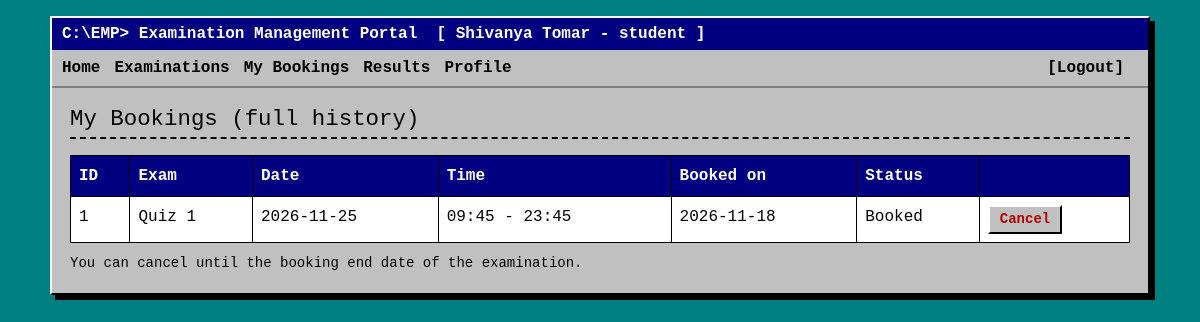
/student/bookings (signed in), run on the app's committed database.
### models.py (models this page shows, shortened)
class Booking(db.Model):
    id = db.Column(db.Integer, primary_key=True)
    student_id = db.Column(db.Integer, db.ForeignKey("user.id"), nullable=False)
    slot_id = db.Column(db.Integer, db.ForeignKey("slot.id"), nullable=False)
    exam_id = db.Column(db.Integer, db.ForeignKey("exam.id"), nullable=False)
    booking_date = db.Column(db.Date, default=date.today)
    status = db.Column(db.String(20), default="Booked")       # Booked / Cancelled / Completed
    total = db.Column(db.Float)
    remarks = db.Column(db.String(500))
    student = db.relationship("User")
    slot = db.relationship("Slot", backref="bookings")
    exam = db.relationship("Exam")

class Exam(db.Model):
    id = db.Column(db.Integer, primary_key=True)
    course_id = db.Column(db.Integer, db.ForeignKey("course.id"), nullable=False)
    examiner_id = db.Column(db.Integer, db.ForeignKey("user.id"))
    name = db.Column(db.String(100), nullable=False)
    exam_type = db.Column(db.String(30), nullable=False)
    duration = db.Column(db.Integer, nullable=False)
    max_marks = db.Column(db.Integer, nullable=False)
    slot_start = db.Column(db.Date, nullable=False)
    slot_end = db.Column(db.Date, nullable=False)
    book_start = db.Column(db.Date, nullable=False)
    book_end = db.Column(db.Date, nullable=False)
    status = db.Column(db.String(20), default="Draft")
    course = db.relationship("Course", backref="exams")
    examiner = db.relationship("User")

class Slot(db.Model):
    id = db.Column(db.Integer, primary_key=True)
    exam_id = db.Column(db.Integer, db.ForeignKey("exam.id"), nullable=False)
    examiner_id = db.Column(db.Integer, db.ForeignKey("user.id"), nullable=False)
    slot_date = db.Column(db.Date, nullable=False)
    start_time = db.Column(db.String(5), nullable=False)      # hour:min
    end_time = db.Column(db.String(5), nullable=False)
    capacity = db.Column(db.Integer, nullable=False)
    status = db.Column(db.String(20), default="Available")
    exam = db.relationship("Exam", backref="slots")
    examiner = db.relationship("User")

### routes/student.py (the view)
@student.route("/bookings")
@login_required("student")
def bookings():
    mine = Booking.query.filter_by(student_id=me()).order_by(Booking.id.desc()).all()
    return render_template("student/bookings.html", bookings=mine)

### app.py (called while the page is built)
@app.context_processor
def inject_user():
    return {"role": session.get("role"), "user_name": session.get("name")}

### helpers.py (called while the page is built)
def login_required(role):
    def decorator(page):
        @wraps(page)
        def wrapper(*args, **kwargs):
            if session.get("role") != role:
                flash("Please log in with the correct account.")
                return redirect(url_for("auth.login"))
            return page(*args, **kwargs)
        return wrapper
    return decorator

### routes/student.py (called while the page is built)
def me():
    return session["user_id"]

### templates/student/bookings.html
{% extends "base.html" %}
{% block content %}
<h2>My Bookings (full history)</h2>
<table class="table table-bordered">
  <tr><th>ID</th><th>Exam</th><th>Date</th><th>Time</th><th>Booked on</th><th>Status</th><th></th></tr>
  {% for b in bookings %}
  <tr>
    <td>{{ b.id }}</td><td>{{ b.exam.name }}</td><td>{{ b.slot.slot_date }}</td>
    <td>{{ b.slot.start_time }} - {{ b.slot.end_time }}</td><td>{{ b.booking_date }}</td>
    <td>{{ b.status }}</td>
    <td>
      {% if b.status == 'Booked' %}
      <form method="post" action="{{ url_for('student.cancel', id=b.id) }}">
        <button class="btn btn-sm btn-danger">Cancel</button>
      </form>
      {% endif %}
    </td>
  </tr>
  {% else %}
  <tr><td colspan="7">You have no bookings yet.</td></tr>
  {% endfor %}
</table>
<small>You can cancel until the booking end date of the examination.</small>
{% endblock %}

### static/style.css (style rules this page uses)
html { background: #008080; color-scheme: only light; }
body { background: #008080; min-height: 100vh; font-family: "Courier New", Courier, monospace; color: #000; padding: 16px; }
h2 { font-size: 1.4rem; border-bottom: 2px dashed #000; padding-bottom: 4px; margin-bottom: 16px; }
.btn { background: #c0c0c0; color: #000; border: 2px solid; border-color: #fff #000 #000 #fff; border-radius: 0; font-family: inherit; font-weight: bold; padding: 2px 10px; }
.btn-danger { color: #b00000; }
.table { background: #fff; border-color: #000; margin-bottom: 8px; }
.table th { background: #000080; color: #fff; }

### data on the page
Booking: id "1", exam.name "Quiz 1", slot.slot_date "2026-11-25", slot.start_time "09:45", slot.end_time "23:45", booking_date "2026-11-18", status "Booked"

### other printed values
{{ user_name }} "Shivanya Tomar"
{{ role }} "student"
